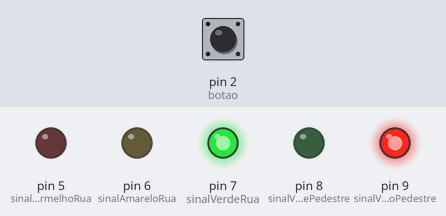
Simulated run of this sketch. Board: Arduino Uno, built with avr-gcc and run on an emulated ATmega328P. Shown: output pins drawn as LEDs (lit = HIGH). The test bench sets the inputs (shaded band); at power-on: pin 2 (botao) HIGH.

Above: at 0.1 s.
At 30.1 s:
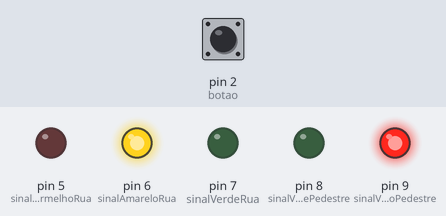
At 31.6 s:
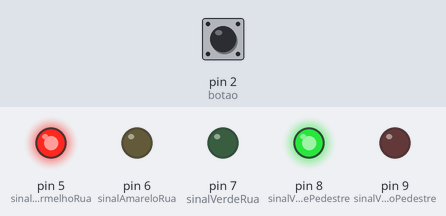
Timing chart, 0 to 33.1 s (numbered marks = the images above):
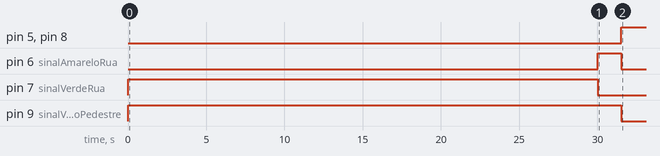

The sketch:

Experimento_1_Desafio.ino
```cpp
int botao = 2;
int sinalVermelhoRua = 5;
int sinalAmareloRua = 6;
int sinalVerdeRua = 7;
int sinalVermelhoPedestre = 9;
int sinalVerdePedestre = 8;
int tempoEspera = 30000;

void setup() {
  pinMode(sinalVermelhoRua, OUTPUT);
  pinMode(sinalAmareloRua, OUTPUT);
  pinMode(sinalVerdeRua, OUTPUT);
  pinMode(sinalVermelhoPedestre, OUTPUT);
  pinMode(sinalVerdePedestre, OUTPUT);
  pinMode(botao, INPUT_PULLUP);
}

void sinalRuaVerde();
void transicaoSinalVerdeParaVermelhoRua();
void sinalPedestreVerde();
void avisoSinalPedestre();

void loop()
{
  int a = 300;
  int flag = 0;

  sinalRuaVerde();

for(int i = 0; i < a; i++){
  delay(100);
  if(digitalRead (botao) == LOW && flag == 0){
    a = (i+a)/2;
    flag = 1;
  }
}

transicaoSinalVerdeParaVermelhoRua();


sinalPedestreVerde();

avisoSinalPedestre();
}

void sinalRuaVerde(){
  digitalWrite(sinalVermelhoPedestre, HIGH);
  digitalWrite(sinalVerdePedestre, LOW);
  digitalWrite(sinalVermelhoRua, LOW);
  digitalWrite(sinalAmareloRua, LOW);
  digitalWrite(sinalVerdeRua, HIGH);
}

void transicaoSinalVerdeParaVermelhoRua(){


  digitalWrite(sinalVermelhoPedestre, HIGH);
  digitalWrite(sinalVerdePedestre, LOW);
  digitalWrite(sinalVermelhoRua, LOW);
  digitalWrite(sinalAmareloRua, HIGH);
  digitalWrite(sinalVerdeRua, LOW);

  delay(1500);


  digitalWrite(sinalVermelhoPedestre, LOW);
  digitalWrite(sinalVerdePedestre, HIGH);
  digitalWrite(sinalVermelhoRua, HIGH);
  digitalWrite(sinalAmareloRua, LOW);
  digitalWrite(sinalVerdeRua, LOW);

}

void sinalPedestreVerde(){
  digitalWrite(sinalVermelhoPedestre, LOW);
  digitalWrite(sinalVerdePedestre, HIGH);
  digitalWrite(sinalVermelhoRua, HIGH);
  digitalWrite(sinalAmareloRua, LOW);
  digitalWrite(sinalVerdeRua, LOW);

  delay(20000);
  digitalWrite(sinalVermelhoRua, LOW);
  delay(250);
  digitalWrite(sinalVermelhoRua, HIGH);
  delay(5000);
}

void avisoSinalPedestre(){
 for(int i = 0; i < 7; i++){
 digitalWrite(sinalVerdePedestre, LOW);
 delay(500);
 digitalWrite(sinalVerdePedestre, HIGH);
 delay(500);
 }


}
```

Measured:
- by itself, pin 5 (sinalVermelhoRua), pin 8 (sinalVerdePedestre): LOW → HIGH at 31.5 s
- by itself, pin 6 (sinalAmareloRua): LOW → HIGH at 30.0 s, → LOW 1.5 s later
- by itself, pin 7 (sinalVerdeRua): LOW → HIGH at 0.00 s, → LOW 30.0 s later
- by itself, pin 9 (sinalVermelhoPedestre): LOW → HIGH at 0.00 s, → LOW 31.5 s later
